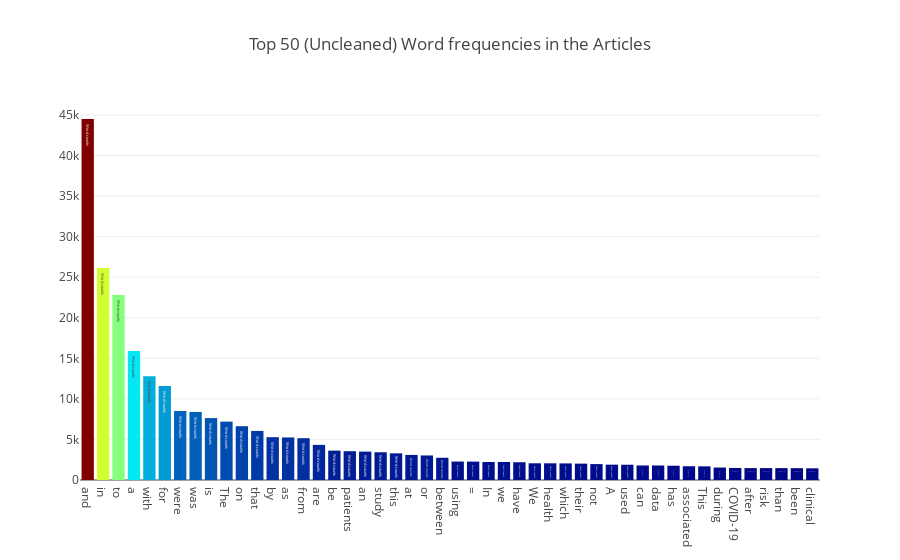

Notebook source saved alongside this figure:
### Code cell
all_words = data['WholeText'].str.split(expand=True).unstack().value_counts()
data_plot = [go.Bar(
            x = all_words.index.values[2:50],
            y = all_words.values[2:50],
            marker= dict(colorscale='Jet',
                         color = all_words.values[2:100]
                        ),
            text='Word counts'
    )]

layout = go.Layout(
    title='Top 50 (Uncleaned) Word frequencies in the Articles'
)

fig = go.Figure(data=data_plot, layout=layout)

py.iplot(fig, filename='basic-bar')

### Figure 1 — Plotly figure (JSON) as saved in the notebook; plotly's stock layout.template omitted (floating-point values rounded to 4 significant figures)
{"data": [{"marker": {"color": [44508, 26151, 22812, 15897, 12781, 11589, 8500, 8388, 7633, 7195, 6633, 6049, 5281, 5246, 5155, 4329, 3622, 3549, 3502, 3420, 3288, 3092, 3027, 2740, 2274, 2269, 2222, 2217, 2190, 2060, 2058, 2046, 2017, 1960, 1890, 1882, 1792, 1789, 1761, 1697, 1682, 1536, 1486, 1467, 1467, 1465, 1457, 1440, 1436, 1428, 1401, 1383, 1381, 1373, 1372, 1327, 1319, 1278, 1206, 1199, 1193, 1182, 1171, 1161, 1160, 1152, 1137, 1118, 1112, 1104, 1100, 1099, 1089, 1081, 1065, 1062, 1028, 1009, 996, 984, 977, 977, 975, 959, 951, 949, 948, 943, 936, 930, 923, 922, 895, 873, 850, 841, 839, 837], "colorscale": "Jet"}, "text": "Word counts", "type": "bar", "uid": "0801a3c2-bb6e-11ec-af39-0242ac130202", "x": ["and", "in", "to", "a", "with", "for", "were", "was", "is", "The", "on", "that", "by", "as", "from", "are", "be", "patients", "an", "study", "this", "at", "or", "between", "using", "=", "In", "we", "have", "We", "health", "which", "their", "not", "A", "used", "can", "data", "has", "associated", "This", "during", "COVID-19", "after", "risk", "than", "been", "clinical"], "y": [44508, 26151, 22812, 15897, 12781, 11589, 8500, 8388, 7633, 7195, 6633, 6049, 5281, 5246, 5155, 4329, 3622, 3549, 3502, 3420, 3288, 3092, 3027, 2740, 2274, 2269, 2222, 2217, 2190, 2060, 2058, 2046, 2017, 1960, 1890, 1882, 1792, 1789, 1761, 1697, 1682, 1536, 1486, 1467, 1467, 1465, 1457, 1440]}], "layout": {"title": "Top 50 (Uncleaned) Word frequencies in the Articles"}}
